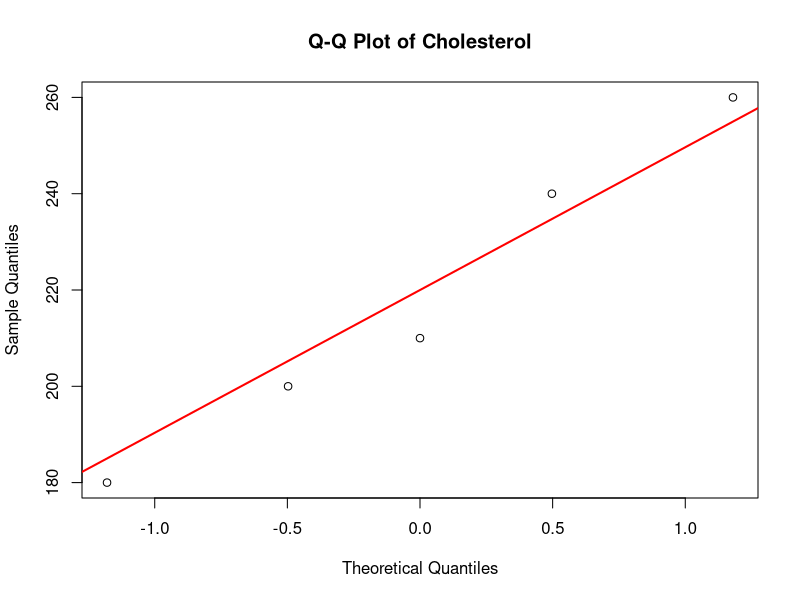
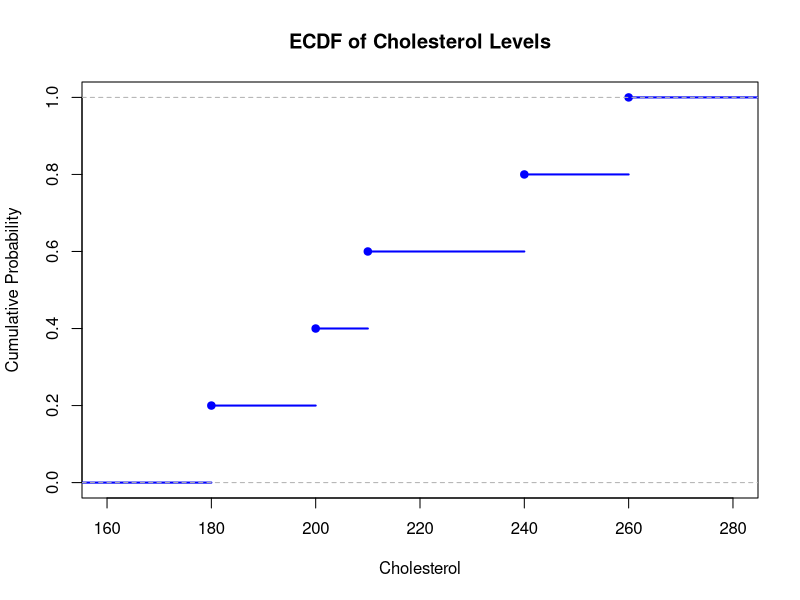

These charts were generated, in order, by the following R code:
# Create Dataset
cholesterol <- c(180,210,240,200,260)

# Q-Q Plot
qqnorm(cholesterol,
       main = "Q-Q Plot of Cholesterol")
qqline(cholesterol,
       col = "red",
       lwd = 2)

# ECDF Plot
plot(
  ecdf(cholesterol),
  main = "ECDF of Cholesterol Levels",
  xlab = "Cholesterol",
  ylab = "Cumulative Probability",
  col = "blue",
  lwd = 2
)
